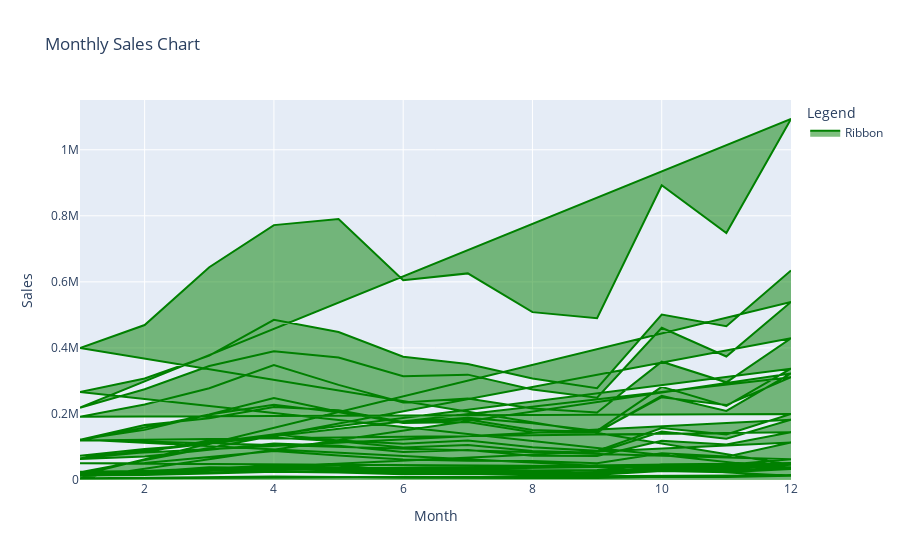

Notebook source saved alongside this figure:
### Code cell
create_ribbon_chart(month, 'Month', 'Sales', 'green', 'Monthly Sales Chart')

### Figure 1 — Plotly figure (JSON) as saved in the notebook; plotly's stock layout.template omitted (floating-point values rounded to 4 significant figures; data arrays with more than 128 entries replaced by an {"elided": "..."} marker saying what was removed)
{"data": [{"fill": "tonexty", "line": {"color": "green"}, "mode": "lines", "name": "Ribbon", "type": "scatter", "x": {"elided": "228 int values"}, "y": {"elided": "228 float values"}}], "layout": {"legend": {"title": {"text": "Legend"}}, "showlegend": true, "title": {"text": "Monthly Sales Chart"}, "xaxis": {"title": {"text": "Month"}}, "yaxis": {"title": {"text": "Sales"}}}}
